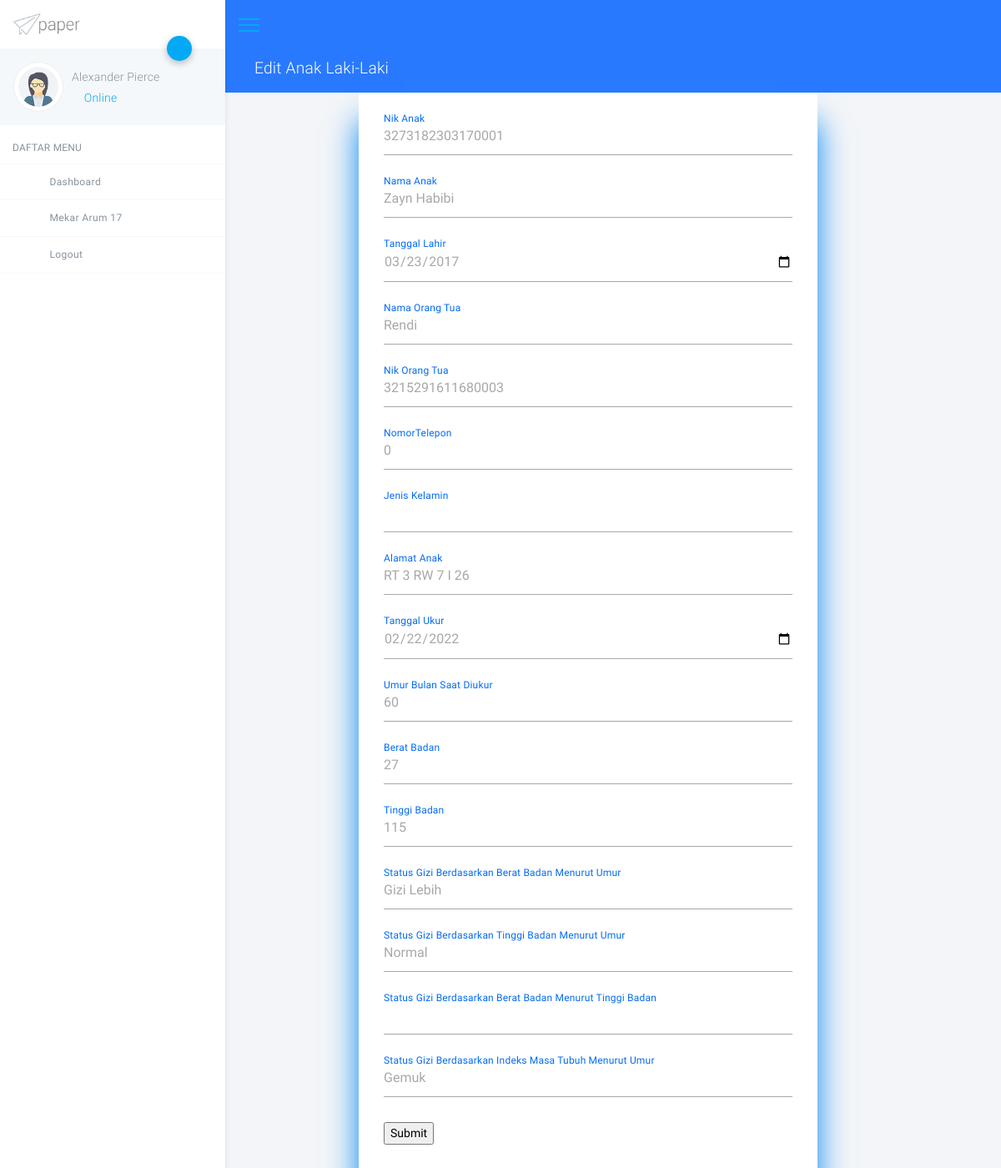
Screenshot of /crudfinal/404/edit.php?id=9 (signed in) with the database file from the repository.
### tables this page shows
CREATE TABLE `laki` (
  `id` int(100) NOT NULL,
  `Nik` varchar(100) DEFAULT NULL,
  `NamaAnak` varchar(100) DEFAULT NULL,
  `TanggalLahir` date DEFAULT NULL,
  `NamaOrangTua` varchar(100) DEFAULT NULL,
  `NikOrangTua` varchar(100) DEFAULT NULL,
  `NomorTelepon` varchar(100) DEFAULT NULL,
  `Alamat` varchar(200) DEFAULT NULL,
  `TanggalUkur` date DEFAULT NULL,
  `UmurBulan` double DEFAULT NULL,
  `BeratBadan` double DEFAULT NULL,
  `TinggiBadan` double DEFAULT NULL,
  `jeniskelamin` varchar(100) DEFAULT NULL,
  `zsbbu` varchar(100) DEFAULT NULL,
  `StatusGiziBB` varchar(100) DEFAULT NULL,
  `zstbu` varchar(100) DEFAULT NULL,
  `StatusGiziTB` varchar(100) DEFAULT NULL,
  `zsimt` varchar(100) DEFAULT NULL,
  `StatusGiziIMT` varchar(100) DEFAULT NULL
);

### crudfinal/404/edit.php (the view, shortened to what this page needs)
<!DOCTYPE html>
<html lang="zxx">
<head>
    <link rel="stylesheet" href="assets/css/app.css">
    <link rel="stylesheet" href="css/laki/edit.css">
</head>
<body class="light">
<div id="app">
<aside class="main-sidebar fixed offcanvas shadow">
    <section class="sidebar">
        <div class="w-80px mt-3 mb-3 ml-3">
            <img src="assets/img/basic/logo.png" alt="">
        </div>
        <div class="relative">
            <a data-toggle="collapse" href="#userSettingsCollapse" role="button" aria-expanded="false"
               aria-controls="userSettingsCollapse" class="btn-fab btn-fab-sm fab-right fab-top btn-primary shadow1 ">
                <i class="icon icon-cogs"></i>
            </a>
            <div class="user-panel p-3 light mb-2">
                <div>
                    <div class="float-left image">
                        <img class="user_avatar" src="assets/img/dummy/u2.png" alt="User Image">
                    </div>
                    <div class="float-left info">
                        <h6 class="font-weight-light mt-2 mb-1">Alexander Pierce</h6>
                        <a href="#"><i class="icon-circle text-primary blink"></i> Online</a>
                    </div>
                </div>
            </div>
        </div>
        <ul class="sidebar-menu">
        <li class="header"><strong>DAFTAR MENU</strong></li>
            <li><a href="index.php"><i class="icon icon-sailing-boat-water blue-text s-18"></i>Dashboard</a>
            </li>
            <li><a href="formlaki.php"><i class="icon icon-wpforms green-text s-18"></i>Mekar Arum 17</a>
            </li>
            <li><a href="logout.php"><i class="icon icon-power-off red-text s-18 " ></i>Logout</a>
            </li>
        </ul>
    </section>
</aside>
<div class="has-sidebar-left">
    <div class="sticky">
        <div class="navbar navbar-expand navbar-dark d-flex justify-content-between bd-navbar blue accent-3">
            <div class="relative">
                <a href="#" data-toggle="offcanvas" class="paper-nav-toggle pp-nav-toggle">
                    <i></i>
                </a>
            </div>
        </div>
    </div>
</div>
<div class="page has-sidebar-left height-full">
    <header class="blue accent-3 relative nav-sticky">
        <div class="container-fluid text-white">
            <div class="row p-t-b-10 ">
                <div class="col">
                    <h4>
                        <i class="icon-box"></i>
                        Edit Anak Laki-Laki
                    </h4>
                </div>
            </div>
        </div>
    </header>
    <?php
	include 'koneksi.php';
    if( isset( $_GET['id'])) {
    $id = $_GET['id'];
}
	$data = mysqli_query($koneksi,"select * from laki where id='$id'");
	while($d = mysqli_fetch_array($data)){
		?>
		<form method="post" action="editaksi.php">
			<table>
                <div  class="login-box">
    <div class="user-box">
      <input type="number" name="Nik" value="<?php echo $d['Nik']; ?>">
      <label>Nik Anak</label>
    </div>
    <div class="user-box">
      <input type="text" name="NamaAnak" value="<?php echo $d['NamaAnak']; ?>">
      <label>Nama Anak</label>
    </div>
    <div class="user-box">
      <input type="date" name="TanggalLahir" value="<?php echo $d['TanggalLahir']; ?>">
      <label>Tanggal Lahir</label>
    </div>
    <div class="user-box">
      <input type="text" name="NamaOrangTua" value="<?php echo $d['NamaOrangTua']; ?>">
      <label>Nama Orang Tua</label>
    </div>
    <div class="user-box">
      <input type="number" name="NikOrangTua" value="<?php echo $d['NikOrangTua']; ?>">
      <label>Nik Orang Tua</label>
    </div>
    <div class="user-box">
      <input type="number" name="NomorTelepon" value="<?php echo $d['NomorTelepon']; ?>">
      <label>NomorTelepon</label>
    </div>
    <div class="user-box">
      <input type="text" name="Posyandu" value="<?php echo $d['Posyandu']; ?>">
      <label>Jenis Kelamin</label>
    </div>
    <div class="user-box">
      <input type="text" name="Alamat" value="<?php echo $d['Alamat']; ?>">
      <label>Alamat Anak</label>
    </div>
    <div class="user-box">
      <input type="date" name="TanggalUkur" value="<?php echo $d['TanggalUkur']; ?>">
      <label>Tanggal Ukur</label>
    </div>
    <div class="user-box">
      <input type="text" name="UmurBulan" value="<?php echo $d['UmurBulan']; ?>">
      <label>Umur Bulan Saat Diukur</label>
    </div>
    <div class="user-box">
      <input type="text" name="BeratBadan" value="<?php echo $d['BeratBadan']; ?>">
      <label>Berat Badan</label>
    </div>
    <div class="user-box">
      <input type="text" name="TinggiBadan" value="<?php echo $d['TinggiBadan']; ?>">
      <label>Tinggi Badan</label>
    </div>
    <div class="user-box">
      <input type="text" name="StatusGiziBB" value="<?php echo $d['StatusGiziBB']; ?>">
      <label>Status Gizi Berdasarkan Berat Badan Menurut Umur</label>
    </div>
    <div class="user-box">
      <input type="text" name="StatusGiziTB" value="<?php echo $d['StatusGiziTB']; ?>">
      <label>Status Gizi Berdasarkan Tinggi Badan Menurut Umur</label>
    </div>
    <div class="user-box">
      <input type="text" name="StatusGiziBBTB" value="<?php echo $d['StatusGiziBBTB']; ?>">
      <label>Status Gizi Berdasarkan Berat Badan Menurut Tinggi Badan</label>
    </div>
    <div class="user-box">
      <input type="text" name="StatusGiziIMT" value="<?php echo $d['StatusGiziIMT']; ?>">
      <label>Status Gizi Berdasarkan Indeks Masa Tubuh Menurut Umur</label>
    </div>
    <div >
<input type="submit" value="Submit" name="Simpan">
</div>
			</table>
		</form>
		<?php
	}
	?>
</div>
</body>
</html>

### crudfinal/css/laki/edit.css (style rules this page uses)
.login-box { position: relative; top: 5%; left: 160px; width: 550px; padding: 30px; background: white; box-sizing: border-box; box-shadow: 0 35px 35px rgb(0, 134, 243); border-radius: 0px; }
.login-box .user-box { position: relative; }
.login-box .user-box input { width: 100%; padding: 10px 0; font-size: 16px; color: rgb(168, 168, 168); margin-bottom: 30px; border: none; border-bottom: 1px solid rgb(168, 168, 168); outline: none; background: transparent; }
.login-box .user-box label { position: absolute; top:0; left: 0; padding: 10px 0; font-size: 16px; color: rgb(168, 168, 168); pointer-events: none; transition: .5s; }
.login-box .user-box input:focus ~ label, .login-box .user-box input:valid ~ label { top: -20px; left: 0; color: #036bf4; font-size: 12px; }

### rows the page displays
laki: Nik "3273182303170001", NamaAnak "Zayn Habibi", TanggalLahir "03/23/2017", NamaOrangTua "Rendi", NikOrangTua "3215291611680003", NomorTelepon "0", Alamat "RT 3 RW 7 I 26", TanggalUkur "02/22/2022", UmurBulan "60", BeratBadan "27", TinggiBadan "115", StatusGiziBB "Gizi Lebih", StatusGiziTB "Normal", StatusGiziIMT "Gemuk"
